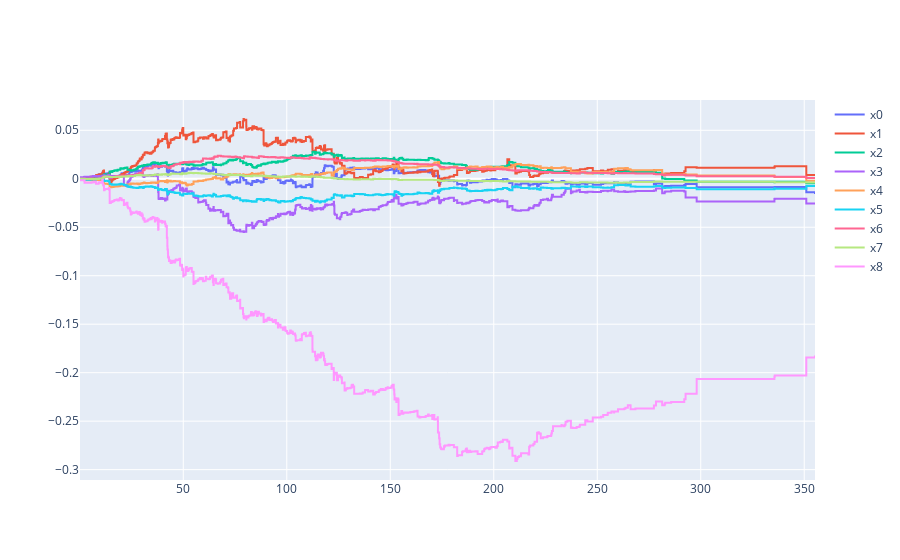

This figure's notebook cell:
### Code cell
rsf_expl = SurvShapExplainer(rsf, x_train, y_train)
rsf_expl0 = rsf_expl(x_test.iloc[[0]]).iloc[0]
plot_expl(rsf_expl0)

### Figure 1 — Plotly figure (JSON) as saved in the notebook; plotly's stock layout.template omitted (floating-point values rounded to 4 significant figures; data arrays with more than 128 entries replaced by an {"elided": "..."} marker saying what was removed)
{"data": [{"line": {"shape": "hv"}, "mode": "lines", "name": "x0", "type": "scatter", "x": {"elided": "692 float values"}, "y": {"elided": "692 float values"}}, {"line": {"shape": "hv"}, "mode": "lines", "name": "x1", "type": "scatter", "x": {"elided": "692 float values"}, "y": {"elided": "692 float values"}}, {"line": {"shape": "hv"}, "mode": "lines", "name": "x2", "type": "scatter", "x": {"elided": "692 float values"}, "y": {"elided": "692 float values"}}, {"line": {"shape": "hv"}, "mode": "lines", "name": "x3", "type": "scatter", "x": {"elided": "692 float values"}, "y": {"elided": "692 float values"}}, {"line": {"shape": "hv"}, "mode": "lines", "name": "x4", "type": "scatter", "x": {"elided": "692 float values"}, "y": {"elided": "692 float values"}}, {"line": {"shape": "hv"}, "mode": "lines", "name": "x5", "type": "scatter", "x": {"elided": "692 float values"}, "y": {"elided": "692 float values"}}, {"line": {"shape": "hv"}, "mode": "lines", "name": "x6", "type": "scatter", "x": {"elided": "692 float values"}, "y": {"elided": "692 float values"}}, {"line": {"shape": "hv"}, "mode": "lines", "name": "x7", "type": "scatter", "x": {"elided": "692 float values"}, "y": {"elided": "692 float values"}}, {"line": {"shape": "hv"}, "mode": "lines", "name": "x8", "type": "scatter", "x": {"elided": "692 float values"}, "y": {"elided": "692 float values"}}], "layout": {}}
